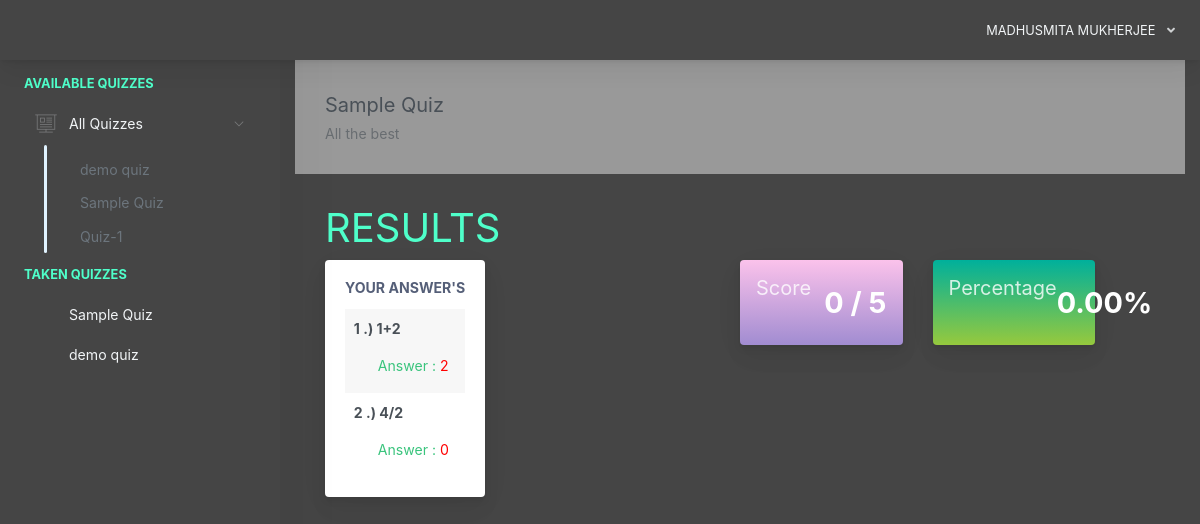
/Quiz/home.php?page=result&id=25 (signed in), run on an earlier commit of the app's database.
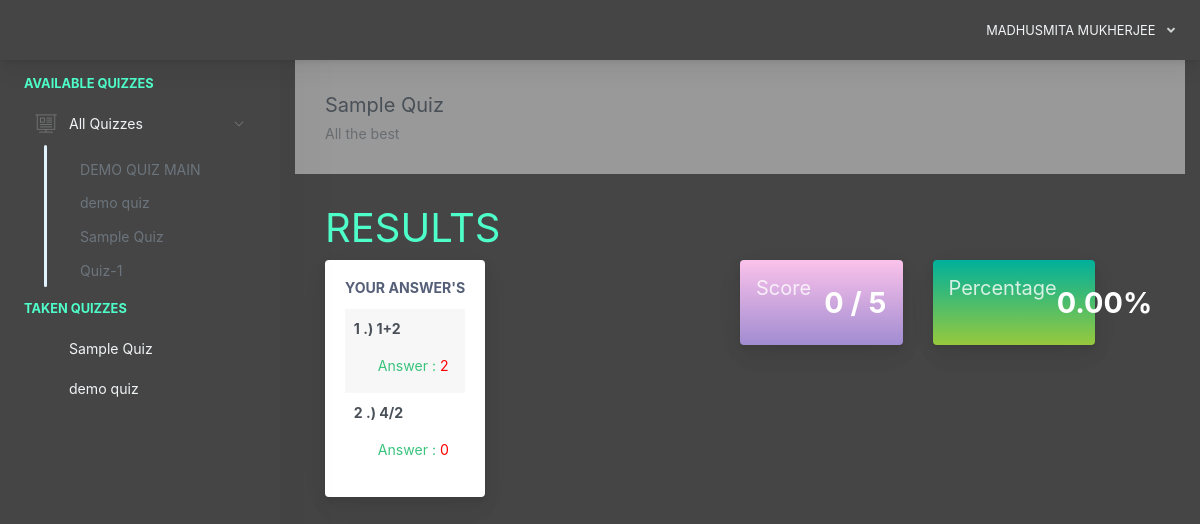
And on a later commit of the database.
### tables this page shows
CREATE TABLE `exam_tbl` (
  `ex_id` int(11) NOT NULL,
  `cou_id` int(11) NOT NULL,
  `ex_title` varchar(1000) NOT NULL,
  `ex_time_limit` varchar(1000) NOT NULL,
  `ex_questlimit_display` int(11) NOT NULL,
  `ex_description` varchar(1000) NOT NULL,
  `ex_created` timestamp NOT NULL DEFAULT current_timestamp() ON UPDATE current_timestamp()
);

CREATE TABLE `exam_question_tbl` (
  `eqt_id` int(11) NOT NULL,
  `exam_id` int(11) NOT NULL,
  `exam_question` varchar(1000) NOT NULL,
  `exam_ch1` varchar(1000) NOT NULL,
  `exam_ch2` varchar(1000) NOT NULL,
  `exam_ch3` varchar(1000) NOT NULL,
  `exam_ch4` varchar(1000) NOT NULL,
  `exam_answer` varchar(1000) NOT NULL,
  `exam_status` varchar(1000) NOT NULL DEFAULT 'active'
);

CREATE TABLE `exam_answers` (
  `exans_id` int(11) NOT NULL,
  `axmne_id` int(11) NOT NULL,
  `exam_id` int(11) NOT NULL,
  `quest_id` int(11) NOT NULL,
  `exans_answer` varchar(1000) NOT NULL,
  `exans_status` varchar(1000) NOT NULL DEFAULT 'new',
  `exans_created` timestamp NOT NULL DEFAULT current_timestamp() ON UPDATE current_timestamp()
);

### Quiz/query/selectData.php (called while the page is built)
<?php
$exmneId = $_SESSION['examineeSession']['exmne_id'];
$selExmneeData = $conn->query("SELECT * FROM examinee_tbl WHERE exmne_id='$exmneId' ")->fetch(PDO::FETCH_ASSOC);
$exmneCourse =  $selExmneeData['exmne_course'];
$selExam = $conn->query("SELECT * FROM exam_tbl WHERE cou_id='$exmneCourse' ORDER BY ex_id DESC ");
 ?>

### Quiz/pages/result.php (the view)
 <?php
    $examId = $_GET['id'];
    $selExam = $conn->query("SELECT * FROM exam_tbl WHERE ex_id='$examId' ")->fetch(PDO::FETCH_ASSOC);
 ?>
<div class="app-main__outer">
<div class="app-main__inner">
    <div id="refreshData">
    <div class="col-md-12">
        <div class="app-page-title">
            <div class="page-title-wrapper">
                <div class="page-title-heading">
                    <div>
                        <?php echo $selExam['ex_title']; ?>
                          <div class="page-title-subheading">
                            <?php echo $selExam['ex_description']; ?>
                          </div>
                    </div>
                </div>
            </div>
        </div>
        <div class="row col-md-12">
        	<h1 style="color: #4FFFCA;">RESULTS</h1>
        </div>
        <div class="row col-md-6 float-left">
        	<div class="main-card mb-3 card">
                <div class="card-body">
                	<h5 class="card-title">Your Answer's</h5>
        			<table class="align-middle mb-0 table table-borderless table-striped table-hover" id="tableList">
                    <?php
                    	$selQuest = $conn->query("SELECT * FROM exam_question_tbl eqt INNER JOIN exam_answers ea ON eqt.eqt_id = ea.quest_id WHERE eqt.exam_id='$examId' AND ea.axmne_id='$exmneId' AND ea.exans_status='new' ");
                    	$i = 1;
                    	while ($selQuestRow = $selQuest->fetch(PDO::FETCH_ASSOC)) { ?>
                    		<tr>
                    			<td>
                    				<b><p><?php echo $i++; ?> .) <?php echo $selQuestRow['exam_question']; ?></p></b>
                    				<label class="pl-4 text-success">
                    					Answer :
                    					<?php
                    						if($selQuestRow['exam_answer'] != $selQuestRow['exans_answer'])
                    						{ ?>
                    							<span style="color:red"><?php echo $selQuestRow['exans_answer']; ?></span>
                    						<?PHP }
                    						else
                    						{ ?>
                    							<span class="text-success"><?php echo $selQuestRow['exans_answer']; ?></span>
                    						<?php }
                    					 ?>
                    				</label>
                    			</td>
                    		</tr>
                    	<?php }
                     ?>
	                 </table>
                </div>
            </div>
        </div>
        <div class="col-md-6 float-left">
        	<div class="col-md-6 float-left">
        	<div class="card mb-3 widget-content bg-night-fade">
                <div class="widget-content-wrapper text-white">
                    <div class="widget-content-left">
                        <div class="widget-heading"><h5>Score</h5></div>
                        <div class="widget-subheading" style="color: transparent;">/</div>
                    </div>
                    <div class="widget-content-right">
                        <div class="widget-numbers text-white">
                            <?php
                                $selScore = $conn->query("SELECT * FROM exam_question_tbl eqt INNER JOIN exam_answers ea ON eqt.eqt_id = ea.quest_id AND eqt.exam_answer = ea.exans_answer  WHERE ea.axmne_id='$exmneId' AND ea.exam_id='$examId' AND ea.exans_status='new' ");
                            ?>
                            <span>
                                <?php echo $selScore->rowCount(); ?>
                                <?php
                                    $over  = $selExam['ex_questlimit_display'];
                                 ?>
                            </span> / <?php echo $over; ?>
                        </div>
                    </div>
                </div>
            </div>
        	</div>
            <div class="col-md-6 float-left">
            <div class="card mb-3 widget-content bg-happy-green">
                <div class="widget-content-wrapper text-white">
                    <div class="widget-content-left">
                        <div class="widget-heading"><h5>Percentage</h5></div>
                        <div class="widget-subheading" style="color: transparent;">/</div>
                        </div>
                        <div class="widget-content-right">
                        <div class="widget-numbers text-white">
                            <?php
                                $selScore = $conn->query("SELECT * FROM exam_question_tbl eqt INNER JOIN exam_answers ea ON eqt.eqt_id = ea.quest_id AND eqt.exam_answer = ea.exans_answer  WHERE ea.axmne_id='$exmneId' AND ea.exam_id='$examId' AND ea.exans_status='new' ");
                            ?>
                            <span>
                                <?php
                                    $score = $selScore->rowCount();
                                    $ans = $score / $over * 100;
                                    echo number_format($ans,2);
                                    echo "%";
                                 ?>
                            </span>
                        </div>
                    </div>
                </div>
            </div>
            </div>
        </div>
    </div>
    </div>
</div>

### Quiz/includes/sidebar.php (shortened to what the changed rows need)
<div class="app-sidebar sidebar-shadow">
        <div class="scrollbar-sidebar">
        <div class="app-sidebar__inner">
            <ul class="vertical-nav-menu">
                <li>
                <ul style="color: #f1f4f6;">
                    <?php
                        if($selExam->rowCount() > 0)
                        {
                            while ($selExamRow = $selExam->fetch(PDO::FETCH_ASSOC)) { ?>
                                 <li>
                                 <a href="#" id="startQuiz" data-id="<?php echo $selExamRow['ex_id']; ?>"  >
                                    <?php
                                        $lenthOfTxt = strlen($selExamRow['ex_title']);
                                        if($lenthOfTxt >= 23)
                                        { ?>
                                            <?php echo substr($selExamRow['ex_title'], 0, 20);?>.....
                                        <?php }
                                        else
                                        {
                                            echo $selExamRow['ex_title'];
                                        }
                                     ?>
                                 </a>
                                 </li>
                            <?php }
                        }
                        else
                        { ?>
                            <a href="#">
                                <i class="metismenu-icon"></i>No Quizzes @ the moment
                            </a>
                        <?php }
                     ?>
                </ul>
                </li>
                <li style="color: #f1f4f6;">
                  <?php
                    $selTakenExam = $conn->query("SELECT * FROM exam_tbl et INNER JOIN exam_attempt ea ON et.ex_id = ea.exam_id WHERE exmne_id='$exmneId' ORDER BY ea.examat_id  ");
                    if($selTakenExam->rowCount() > 0)
                    {
                        while ($selTakenExamRow = $selTakenExam->fetch(PDO::FETCH_ASSOC)) { ?>
                            <a href="home.php?page=result&id=<?php echo $selTakenExamRow['ex_id']; ?>" >
                                <?php echo $selTakenExamRow['ex_title']; ?>
                            </a>
                        <?php }
                    }
                    else
                    { ?>
                        <a href="#" class="pl-3">You are not taking quiz yet</a>
                    <?php }
                   ?>
                </li>
            </ul>
        </div>
    </div>
</div>

What changed in the data, as far as the page shows it:
added exam_tbl: ex_title "DEMO QUIZ MAIN"
